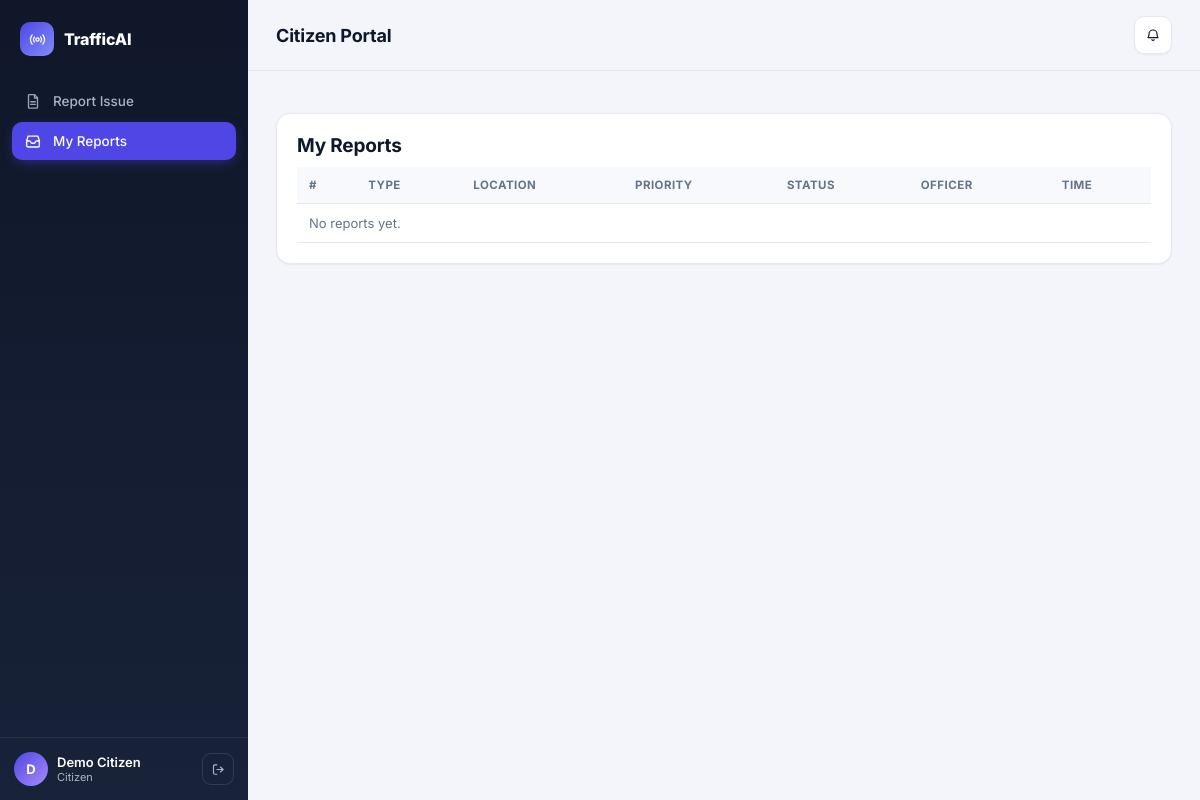
/my-reports (signed in), run on the app's committed database.
### tables this page shows
CREATE TABLE users(id INTEGER PRIMARY KEY, name TEXT, username TEXT UNIQUE, password_hash TEXT,
  role TEXT, phone TEXT, lat REAL, lng REAL);

### app.py (the view)
@app.route("/my-reports")
@need("citizen")
def my_reports():
    rows = db.q("""SELECT r.*, t.task_code, u.name officer FROM reports r LEFT JOIN tasks t ON t.report_id=r.id
                   LEFT JOIN users u ON u.id=t.officer_id WHERE r.citizen_id=? ORDER BY r.id DESC""", (session["uid"],))
    return render_template("my_reports.html", rows=rows)

### app.py (called while the page is built)
def cur_user():
    uid = session.get("uid")
    return db.q("SELECT * FROM users WHERE id=?", (uid,), one=True) if uid else None

def need(*roles):
    def deco(f):
        @wraps(f)
        def w(*a, **k):
            u = cur_user()
            if not u:
                return redirect(url_for("login", next=request.path))
            if roles and u["role"] not in roles:
                abort(403)
            return f(*a, **k)
        return w
    return deco

@app.context_processor
def inject():
    u = cur_user()
    unread = db.q("SELECT COUNT(*) n FROM notifications WHERE user_id=? AND is_read=0", (u["id"],), one=True)["n"] if u else 0
    return {"user": u, "unread": unread}

### database.py (called while the page is built)
def conn():
    os.makedirs(os.path.dirname(C.DB_PATH), exist_ok=True)
    c = sqlite3.connect(C.DB_PATH, timeout=30)
    c.row_factory = sqlite3.Row
    c.execute("PRAGMA journal_mode=WAL")
    return c

def q(sql, args=(), one=False):
    c = conn()
    try:
        rows = [dict(r) for r in c.execute(sql, args).fetchall()]
    finally:
        c.close()
    return (rows[0] if rows else None) if one else rows

### templates/my_reports.html
{% extends "base.html" %}{% block body %}<div class="card"><h2>My Reports</h2><table><tr><th>#</th><th>Type</th><th>Location</th><th>Priority</th><th>Status</th><th>Officer</th><th>Time</th></tr>
{% for r in rows %}<tr><td>{{ r.id }}</td><td>{{ r.type }}</td><td>{{ r.location }}</td><td><span class="tag {{ r.priority }}">{{ r.priority }}</span></td><td><span class="tag {{ r.status }}">{{ r.status }}</span></td><td>{{ r.officer or '-' }}</td><td>{{ r.created_at }}</td></tr>
{% else %}<tr><td colspan="7" class="muted">No reports yet.</td></tr>{% endfor %}</table></div>{% endblock %}

### templates/base.html (shortened to what this page needs)
<!doctype html><html><head><meta charset="utf-8"><meta name="viewport" content="width=device-width,initial-scale=1">
<link rel="stylesheet" href="{{ url_for('static', filename='style.css') }}"></head><body>
{% from "_icons.html" import icon %}
{% if user %}
<div class="shell">
 <aside class="sidebar">
  <a class="brand" href="/"><span class="logo">{{ icon('radio', 17) }}</span> TrafficAI</a>
  <nav>
  {% if user.role=='admin' %}
   <a href="/admin" class="{{ 'active' if request.path=='/admin' }}">{{ icon('dashboard') }}Dashboard</a>
   <a href="/admin/reports" class="{{ 'active' if request.path.startswith('/admin/reports') }}">{{ icon('inbox') }}Reports</a>
   <a href="/admin/tasks" class="{{ 'active' if request.path.startswith('/admin/tasks') }}">{{ icon('tasks') }}Tasks</a>
   <a href="/admin/violations" class="{{ 'active' if request.path.startswith('/admin/violations') }}">{{ icon('alert') }}Violations</a>
   <a href="/admin/analytics" class="{{ 'active' if request.path.startswith('/admin/analytics') }}">{{ icon('trend') }}Analytics</a>
   <a href="/admin/assistant" class="{{ 'active' if request.path.startswith('/admin/assistant') }}">{{ icon('bot') }}AI Assistant</a>
   <a href="/admin/video" class="{{ 'active' if request.path.startswith('/admin/video') }}">{{ icon('video') }}Video Detection</a>
   <a href="/admin/source" class="{{ 'active' if request.path.startswith('/admin/source') }}">{{ icon('spark') }}Audio Test</a>
   <a href="/admin/data" class="{{ 'active' if request.path.startswith('/admin/data') }}">{{ icon('db') }}Data</a>
  {% elif user.role=='police' %}
   <a href="/police" class="{{ 'active' if request.path.startswith('/police') }}">{{ icon('check-shield') }}My Tasks</a>
  {% else %}
   <a href="/report" class="{{ 'active' if request.path.startswith('/report') }}">{{ icon('doc') }}Report Issue</a>
   <a href="/my-reports" class="{{ 'active' if request.path.startswith('/my-reports') }}">{{ icon('inbox') }}My Reports</a>
  {% endif %}
  </nav>
  <div class="sidebar-foot">
   <div class="user-chip"><div class="avatar">{{ user.name[0]|upper }}</div><div><div class="u-name">{{ user.name }}</div><div class="u-role">{{ user.role }}</div></div></div>
   <a class="logout-link" href="/logout" title="Log out">{{ icon('logout', 15) }}</a>
  </div>
 </aside>
 <div class="main-col">
  <header class="topbar">
   <div class="topbar-title">{{ {'admin':'Admin Console','police':'Officer Console'}.get(user.role, 'Citizen Portal') }}</div>
   <div class="topbar-actions"><a class="icon-btn" href="/notifications">{{ icon('bell', 16) }}{% if unread %}<span class="badge">{{ unread }}</span>{% endif %}</a></div>
  </header>
{% else %}
<header class="public-nav"><a class="brand" href="/"><span class="logo">{{ icon('radio', 16) }}</span>TrafficAI</a>
<nav><a href="/login">Login</a><a class="btn" href="/register">Get started</a></nav></header>
{% endif %}
  <main class="{{ 'content' if user else 'public-main' }}">{% block body %}{% endblock %}</main>
{% if user %}
 </div>
</div>
{% endif %}
</body></html>

### static/style.css (style rules this page uses)
:root { --primary:#4f46e5;--primary-dark:#4338ca;--primary-light:#eef2ff;--primary-ring:rgba(79,70,229,.18); --ink:#0f172a;--ink-2:#1e293b;--muted:#64748b;--muted-2:#94a3b8; --bg:#f4f5fb;--surface:#ffffff;--surface-alt:#f8f9fd;--border:#e6e8f0; --success:#16a34a;--success-light:#e9f9ee;--danger:#dc2626;--danger-light:#fdecec; --warning:#d97706;--warning-light:#fef6e7;--info:#2563eb;--info-light:#eaf1fd; --sidebar:#0f1729;--sidebar-2:#182238;--sidebar-txt:#aab3c8; --radius:14px;--radius-sm:9px; --shadow-sm:0 1px 2px rgba(15,23,42,.05); --shadow:0 1px 3px rgba(15,23,42,.06),0 8px 24px -12px rgba(15,23,42,.12); --shadow-lg:0 20px 45px -18px rgba(15,23,42,.28); font-size:15px; }
* { box-sizing:border-box }
html,body { height:100% }
body { margin:0;font-family:'Inter',system-ui,Segoe UI,Roboto,sans-serif;background:var(--bg);color:var(--ink);-webkit-font-smoothing:antialiased }
a { color:inherit }
h1,h2,h3 { margin:0 0 10px;letter-spacing:-.01em;font-weight:700 }
h2 { font-size:19px }
.muted { color:var(--muted);font-size:13px }
.shell { display:flex;min-height:100vh }
.sidebar { width:248px;flex:none;background:linear-gradient(180deg,var(--sidebar),var(--sidebar-2));color:var(--sidebar-txt); display:flex;flex-direction:column;position:sticky;top:0;height:100vh;overflow-y:auto }
.sidebar .brand { display:flex;align-items:center;gap:10px;padding:22px 20px 18px;color:#fff;font-weight:800;font-size:16px;text-decoration:none;letter-spacing:-.01em }
.sidebar .brand .logo { width:34px;height:34px;border-radius:10px;background:linear-gradient(135deg,var(--primary),#818cf8);display:flex;align-items:center;justify-content:center;font-size:17px;box-shadow:var(--shadow-sm) }
.sidebar nav { flex:1;padding:8px 12px;display:flex;flex-direction:column;gap:2px }
.sidebar nav a { display:flex;align-items:center;gap:11px;padding:10px 12px;border-radius:10px;color:var(--sidebar-txt);text-decoration:none;font-size:13.5px;font-weight:500;transition:background .15s,color .15s }
.sidebar nav a.active { background:var(--primary);color:#fff;box-shadow:0 4px 14px -4px rgba(79,70,229,.6) }
.sidebar-foot { padding:14px;border-top:1px solid rgba(255,255,255,.08);display:flex;align-items:center;gap:10px }
.user-chip { display:flex;align-items:center;gap:9px;flex:1;min-width:0 }
.avatar { width:34px;height:34px;border-radius:50%;background:linear-gradient(135deg,var(--primary),#a78bfa);color:#fff;display:flex;align-items:center;justify-content:center;font-weight:700;font-size:13px;flex:none }
.u-name { color:#fff;font-size:13px;font-weight:600;white-space:nowrap;overflow:hidden;text-overflow:ellipsis }
.u-role { font-size:11px;color:var(--sidebar-txt);text-transform:capitalize }
.logout-link { flex:none;color:var(--sidebar-txt);text-decoration:none;width:32px;height:32px;border-radius:9px;border:1px solid rgba(255,255,255,.12);display:flex;align-items:center;justify-content:center }
.main-col { flex:1;min-width:0;display:flex;flex-direction:column }
.topbar { position:sticky;top:0;z-index:20;background:var(--bg);border-bottom:1px solid var(--border); padding:16px 28px;display:flex;align-items:center;justify-content:space-between;gap:16px }
.topbar-title { font-size:18px;font-weight:700;letter-spacing:-.01em }
.topbar-actions { display:flex;align-items:center;gap:10px }
.icon-btn { position:relative;width:38px;height:38px;border-radius:10px;background:var(--surface);border:1px solid var(--border);display:flex;align-items:center;justify-content:center;text-decoration:none;font-size:15px;box-shadow:var(--shadow-sm) }
.content { padding:24px 28px 48px;max-width:1440px;width:100% }
main { max-width:1200px;margin:18px auto;padding:0 14px }
.card { background:var(--surface);border:1px solid var(--border);border-radius:var(--radius);padding:20px;margin-bottom:18px;box-shadow:var(--shadow-sm) }
table { width:100%;border-collapse:collapse;font-size:13.5px }
th,td { padding:11px 12px;border-bottom:1px solid var(--border);text-align:left;vertical-align:top }
th { background:var(--surface-alt);color:var(--muted);font-size:11.5px;text-transform:uppercase;letter-spacing:.04em;font-weight:700 }
.card h2 { display:flex;align-items:center;gap:9px }

### data on the page
users: name "D", name "Demo Citizen", role "Citizen", role "Citizen Portal"
